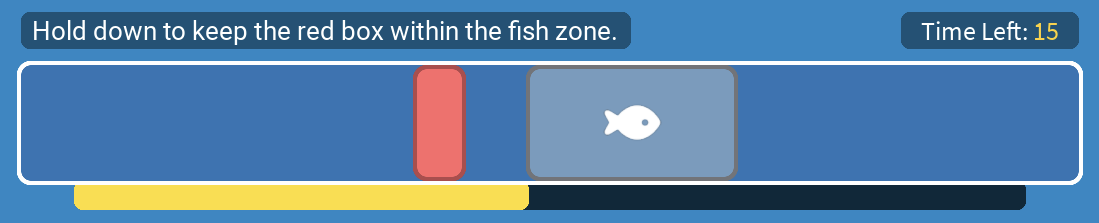
#> input picture img_source/sampleimg.png, 1099 x 223 px; its folder holds only this picture in this run
$ python img_processor.py   (older library calls are emulated)
#> lines starting #> are read from the running program, lines starting #| are printed output that depends on the picture; after the words box and inside, x2 and y2 are one past the last pixel; in counts of white or black regions, pixels touching at a corner belong together
#!/usr/bin/env python3
import os
import sys
import argparse
import cv2
import numpy as np
from pathlib import Path
from tqdm import tqdm
from concurrent.futures import ProcessPoolExecutor, as_completed
from typing import List, Tuple, Dict, Callable, Optional, Union
from datetime import datetime


class ImageProcessor:
    """
    A class to process images with various CV-specific feature enhancement transformations.
    """

    def __init__(self, source_dir: str = "img_source", output_dir: str = "img_output"):
        """
        Initialize the image processor with source and output directories.

        Args:
            source_dir: Directory containing source images
            output_dir: Directory to save processed images
        """
        self.source_dir = Path(source_dir)

        # Create timestamped subfolder within output_dir
        timestamp = datetime.now().strftime("%Y%m%d_%H%M%S")
        self.output_dir = Path(output_dir) / f"processed_{timestamp}"
        self.output_dir.mkdir(exist_ok=True, parents=True)

        # Define supported image extensions
        self.supported_extensions = ['.jpg', '.jpeg', '.png', '.bmp', '.tiff']

        # Define transformation functions with their parameters
        self.transformations = {
            # Edge Detection Methods
            "canny_edges": lambda img: self._apply_canny(img, 50, 150),
            "canny_edges_tight": lambda img: self._apply_canny(img, 75, 200),
            "canny_edges_loose": lambda img: self._apply_canny(img, 25, 100),
            "sobel_edges": lambda img: self._apply_sobel(img),
            "laplacian_edges": lambda img: self._apply_laplacian(img),

            # Feature Enhancement
            "clahe_enhance": lambda img: self._apply_clahe(img),
            "adaptive_threshold": lambda img: self._apply_adaptive_threshold(img),
            "otsu_threshold": lambda img: self._apply_otsu_threshold(img),

            # Morphological Operations
            "dilate_features": lambda img: self._apply_morphology(img, cv2.MORPH_DILATE),
            "erode_features": lambda img: self._apply_morphology(img, cv2.MORPH_ERODE),
            "open_features": lambda img: self._apply_morphology(img, cv2.MORPH_OPEN),
            "close_features": lambda img: self._apply_morphology(img, cv2.MORPH_CLOSE),
            "tophat_features": lambda img: self._apply_morphology(img, cv2.MORPH_TOPHAT),

            # Corner and Blob Enhancement
            "corner_enhance": lambda img: self._enhance_corners(img),
            "blob_enhance": lambda img: self._enhance_blobs(img),

            # Advanced Edge Detection
            "structured_edges": lambda img: self._structured_edge_detection(img),
            "ridge_detection": lambda img: self._detect_ridges(img),
        }

        # Define combinations of transformations for specific CV tasks
        self.combinations = {
            "feature_extraction": ["clahe_enhance", "structured_edges"],
            "blob_detection": ["clahe_enhance", "blob_enhance"],
            "corner_detection": ["clahe_enhance", "corner_enhance"],
            "edge_analysis": ["clahe_enhance", "canny_edges", "dilate_features"],
            "texture_analysis": ["clahe_enhance", "laplacian_edges", "adaptive_threshold"],
        }

        print(f"Output directory: {self.output_dir}")

    def _apply_canny(self, image: np.ndarray, low_threshold: int, high_threshold: int) -> np.ndarray:
        """Apply Canny edge detection with specified thresholds."""
        # Convert to grayscale if needed
        if len(image.shape) == 3:
            gray = cv2.cvtColor(image, cv2.COLOR_BGR2GRAY)
        else:
            gray = image

        # Apply Gaussian blur to reduce noise
        blurred = cv2.GaussianBlur(gray, (5, 5), 0)

        # Apply Canny edge detection
        edges = cv2.Canny(blurred, low_threshold, high_threshold)

        # Convert back to 3 channels for consistency
        return cv2.cvtColor(edges, cv2.COLOR_GRAY2BGR)

    def _apply_sobel(self, image: np.ndarray) -> np.ndarray:
        """Apply Sobel edge detection."""
        # Convert to grayscale if needed
        if len(image.shape) == 3:
            gray = cv2.cvtColor(image, cv2.COLOR_BGR2GRAY)
        else:
            gray = image

        # Apply Sobel in x and y directions
        sobelx = cv2.Sobel(gray, cv2.CV_64F, 1, 0, ksize=3)
        sobely = cv2.Sobel(gray, cv2.CV_64F, 0, 1, ksize=3)

        # Combine x and y gradients
        magnitude = np.sqrt(sobelx**2 + sobely**2)

        # Normalize to 0-255 range
        magnitude = np.uint8(255 * magnitude / np.max(magnitude))

        # Convert back to 3 channels
        return cv2.cvtColor(magnitude, cv2.COLOR_GRAY2BGR)

    def _apply_laplacian(self, image: np.ndarray) -> np.ndarray:
        """Apply Laplacian edge detection."""
        # Convert to grayscale if needed
        if len(image.shape) == 3:
            gray = cv2.cvtColor(image, cv2.COLOR_BGR2GRAY)
        else:
            gray = image

        # Apply Gaussian blur to reduce noise
        blurred = cv2.GaussianBlur(gray, (3, 3), 0)

        # Apply Laplacian
        laplacian = cv2.Laplacian(blurred, cv2.CV_64F)

        # Convert to absolute values and scale
        laplacian = np.uint8(np.absolute(laplacian))

        # Convert back to 3 channels
        return cv2.cvtColor(laplacian, cv2.COLOR_GRAY2BGR)

    def _apply_clahe(self, image: np.ndarray) -> np.ndarray:
        """Apply CLAHE (Contrast Limited Adaptive Histogram Equalization)."""
        # Convert to LAB color space
        lab = cv2.cvtColor(image, cv2.COLOR_BGR2LAB)
        l, a, b = cv2.split(lab)

        # Create CLAHE object
        clahe = cv2.createCLAHE(clipLimit=2.0, tileGridSize=(8,8))

        # Apply CLAHE to L channel
        l = clahe.apply(l)

        # Merge channels and convert back to BGR
        lab = cv2.merge((l, a, b))
        return cv2.cvtColor(lab, cv2.COLOR_LAB2BGR)

    def _apply_adaptive_threshold(self, image: np.ndarray) -> np.ndarray:
        """Apply adaptive thresholding."""
        # Convert to grayscale if needed
        if len(image.shape) == 3:
            gray = cv2.cvtColor(image, cv2.COLOR_BGR2GRAY)
        else:
            gray = image

        # Apply adaptive threshold
        thresh = cv2.adaptiveThreshold(
            gray, 255, cv2.ADAPTIVE_THRESH_GAUSSIAN_C,
            cv2.THRESH_BINARY, 11, 2
        )

        # Convert back to 3 channels
        return cv2.cvtColor(thresh, cv2.COLOR_GRAY2BGR)

    def _apply_otsu_threshold(self, image: np.ndarray) -> np.ndarray:
        """Apply Otsu's thresholding."""
        # Convert to grayscale if needed
        if len(image.shape) == 3:
            gray = cv2.cvtColor(image, cv2.COLOR_BGR2GRAY)
        else:
            gray = image

        # Apply Gaussian blur
        blurred = cv2.GaussianBlur(gray, (5, 5), 0)

        # Apply Otsu's thresholding
        _, thresh = cv2.threshold(
            blurred, 0, 255, cv2.THRESH_BINARY + cv2.THRESH_OTSU
        )

        # Convert back to 3 channels
        return cv2.cvtColor(thresh, cv2.COLOR_GRAY2BGR)

    def _apply_morphology(self, image: np.ndarray, operation: int) -> np.ndarray:
        """Apply morphological operation."""
        # Convert to grayscale if needed
        if len(image.shape) == 3:
            gray = cv2.cvtColor(image, cv2.COLOR_BGR2GRAY)
        else:
            gray = image

        # Create kernel
        kernel = np.ones((5,5), np.uint8)

        # Apply morphological operation
        result = cv2.morphologyEx(gray, operation, kernel)

        # Convert back to 3 channels
        return cv2.cvtColor(result, cv2.COLOR_GRAY2BGR)

    def _enhance_corners(self, image: np.ndarray) -> np.ndarray:
        """Enhance corners using Harris corner detection."""
        # Convert to grayscale if needed
        if len(image.shape) == 3:
            gray = cv2.cvtColor(image, cv2.COLOR_BGR2GRAY)
        else:
            gray = image

        # Detect corners
        corners = cv2.cornerHarris(gray, 2, 3, 0.04)

        # Dilate corner detections
        corners = cv2.dilate(corners, None)

        # Create output image
        result = image.copy()
        result[corners > 0.01 * corners.max()] = [0, 0, 255]  # Mark corners in red

        return result

    def _enhance_blobs(self, image: np.ndarray) -> np.ndarray:
        """Enhance blob-like structures."""
        # Convert to grayscale if needed
        if len(image.shape) == 3:
            gray = cv2.cvtColor(image, cv2.COLOR_BGR2GRAY)
        else:
            gray = image

        # Set up blob detector parameters
        params = cv2.SimpleBlobDetector_Params()
        params.minThreshold = 10
        params.maxThreshold = 200
        params.filterByArea = True
        params.minArea = 100

        # Create blob detector
        detector = cv2.SimpleBlobDetector_create(params)

        # Detect blobs
        keypoints = detector.detect(gray)

        # Draw blobs
        result = cv2.drawKeypoints(image, keypoints, np.array([]),
                                 (0,0,255),
                                 cv2.DRAW_MATCHES_FLAGS_DRAW_RICH_KEYPOINTS)

        return result

    def _structured_edge_detection(self, image: np.ndarray) -> np.ndarray:
        """Enhanced edge detection combining multiple methods."""
        # Convert to grayscale if needed
        if len(image.shape) == 3:
            gray = cv2.cvtColor(image, cv2.COLOR_BGR2GRAY)
        else:
            gray = image

        # Apply Gaussian blur
        blurred = cv2.GaussianBlur(gray, (3, 3), 0)

        # Compute gradients using Sobel
        grad_x = cv2.Sobel(blurred, cv2.CV_64F, 1, 0, ksize=3)
        grad_y = cv2.Sobel(blurred, cv2.CV_64F, 0, 1, ksize=3)

        # Compute gradient magnitude and direction
        magnitude = np.sqrt(grad_x**2 + grad_y**2)
        direction = np.arctan2(grad_y, grad_x)

        # Non-maximum suppression
        magnitude = cv2.convertScaleAbs(magnitude)

        # Apply double thresholding
        high_thresh = np.percentile(magnitude, 90)
        low_thresh = high_thresh * 0.5

        edges = cv2.Canny(blurred, low_thresh, high_thresh)

        # Convert back to 3 channels
        return cv2.cvtColor(edges, cv2.COLOR_GRAY2BGR)

    def _detect_ridges(self, image: np.ndarray) -> np.ndarray:
        """Detect ridge-like structures using eigenvalues of Hessian matrix."""
        # Convert to grayscale if needed
        if len(image.shape) == 3:
            gray = cv2.cvtColor(image, cv2.COLOR_BGR2GRAY)
        else:
            gray = image

        # Compute Hessian matrix components
        sobelxx = cv2.Sobel(gray, cv2.CV_64F, 2, 0, ksize=3)
        sobelyy = cv2.Sobel(gray, cv2.CV_64F, 0, 2, ksize=3)
        sobelxy = cv2.Sobel(gray, cv2.CV_64F, 1, 1, ksize=3)

        # Compute eigenvalues
        lambda1 = 0.5 * (sobelxx + sobelyy + np.sqrt((sobelxx - sobelyy)**2 + 4*sobelxy**2))
        lambda2 = 0.5 * (sobelxx + sobelyy - np.sqrt((sobelxx - sobelyy)**2 + 4*sobelxy**2))

        # Ridge measure
        ridgeness = np.abs(lambda2)

        # Normalize to 0-255 range
        ridgeness = np.uint8(255 * ridgeness / np.max(ridgeness))

        # Convert back to 3 channels
        return cv2.cvtColor(ridgeness, cv2.COLOR_GRAY2BGR)

    def get_source_images(self) -> List[Path]:
        """Get all valid image files from the source directory."""
        image_files = []
        for ext in self.supported_extensions:
            image_files.extend(self.source_dir.glob(f"*{ext}"))
            image_files.extend(self.source_dir.glob(f"*{ext.upper()}"))
        return image_files

    def process_image(self, image_path: Path, transformations: List[str]) -> None:
        """Process a single image with the specified transformations."""
        try:
            # Read the image
            image = cv2.imread(str(image_path))
            if image is None:
                print(f"Warning: Could not read image {image_path}")
                return

            # Apply transformations in sequence
            processed_image = image.copy()
            for transform_name in transformations:
                if transform_name in self.transformations:
                    processed_image = self.transformations[transform_name](processed_image)
                elif transform_name in self.combinations:
                    # Apply combination of transformations
                    for sub_transform in self.combinations[transform_name]:
                        processed_image = self.transformations[sub_transform](processed_image)
                else:
                    print(f"Warning: Unknown transformation '{transform_name}'")

            # Generate output filename
            stem = image_path.stem
            suffix = image_path.suffix
            transform_suffix = "_".join(transformations)
            output_filename = f"{stem}_{transform_suffix}{suffix}"
            output_path = self.output_dir / output_filename

            # Save the processed image
            cv2.imwrite(str(output_path), processed_image)

        except Exception as e:
            print(f"Error processing {image_path}: {str(e)}")

    def process_all(self, transformations: List[str] = None, combinations: List[str] = None,
                   workers: int = 1) -> None:
        """Process all images with specified transformations."""
        image_files = self.get_source_images()
        if not image_files:
            print(f"No images found in {self.source_dir}")
            return

        # Determine which transformations to apply
        transforms_to_apply = []

        # Add individual transformations
        if transformations:
            for t in transformations:
                if t in self.transformations:
                    transforms_to_apply.append([t])
                else:
                    print(f"Warning: Unknown transformation '{t}'")

        # Add combinations
        if combinations:
            for c in combinations:
                if c in self.combinations:
                    transforms_to_apply.append([c])
                else:
                    print(f"Warning: Unknown combination '{c}'")

        # If no transformations specified, apply all individual transformations
        if not transforms_to_apply:
            transforms_to_apply = [[t] for t in self.transformations.keys()]

        # Create tasks list
        tasks = []
        for img_path in image_files:
            for transform_list in transforms_to_apply:
                tasks.append((img_path, transform_list))

        # Process images with progress bar
        with tqdm(total=len(tasks), desc="Processing images") as pbar:
            if workers > 1:
                with ProcessPoolExecutor(max_workers=workers) as executor:
                    futures = []
                    for img_path, transform_list in tasks:
                        future = executor.submit(self.process_image, img_path, transform_list)
                        futures.append(future)

                    for future in as_completed(futures):
                        pbar.update(1)
            else:
                for img_path, transform_list in tasks:
                    self.process_image(img_path, transform_list)
                    pbar.update(1)

    def list_transformations(self) -> None:
        """Print all available transformations and combinations."""
        print("\nAvailable individual transformations:")

        # Group transformations by category
        categories = {
            "Edge Detection": ["canny_edges", "canny_edges_tight", "canny_edges_loose",
                             "sobel_edges", "laplacian_edges", "structured_edges", "ridge_detection"],
            "Feature Enhancement": ["clahe_enhance", "adaptive_threshold", "otsu_threshold"],
            "Morphological Operations": ["dilate_features", "erode_features", "open_features",
                                       "close_features", "tophat_features"],
            "Feature Detection": ["corner_enhance", "blob_enhance"]
        }

        for category, transforms in categories.items():
            print(f"\n{category}:")
            for name in sorted(transforms):
                if name in self.transformations:
                    print(f"  - {name}")

        print("\nAvailable combination transformations:")
        for name, transforms in sorted(self.combinations.items()):
            print(f"  - {name}: {', '.join(transforms)}")


def main():
    """Main entry point for the CLI."""
    parser = argparse.ArgumentParser(
        description="Process images with CV-specific feature enhancement transformations",
        formatter_class=argparse.RawDescriptionHelpFormatter,
        epilog="""
Examples:
  # Apply all transformations to all images
  python img_processor.py

  # Apply specific transformations
  python img_processor.py --transform canny_edges clahe_enhance

  # Apply a combination
  python img_processor.py --combo feature_extraction

  # List available transformations
  python img_processor.py --list

  # Process with multiple worker processes
  python img_processor.py --workers 4
"""
    )

    parser.add_argument("-s", "--source", default="img_source",
                        help="Source directory containing images (default: img_source)")
    parser.add_argument("-o", "--output", default="img_output",
                        help="Output directory for processed images (default: img_output)")
    parser.add_argument("-t", "--transform", nargs="+", metavar="TRANSFORM",
                        help="Apply specific transformations")
    parser.add_argument("-c", "--combo", nargs="+", metavar="COMBO",
                        help="Apply specific combination transformations")
    parser.add_argument("-w", "--workers", type=int, default=1,
                        help="Number of worker processes (default: 1)")
    parser.add_argument("-l", "--list", action="store_true",
                        help="List available transformations and exit")

    args = parser.parse_args()

    # Create processor
    processor = ImageProcessor(args.source, args.output)

    # List transformations if requested
    if args.list:
        processor.list_transformations()
        return

    # Process images
    processor.process_all(args.transform, args.combo, args.workers)
#> in process_image, image is the input picture: shape (223, 1099, 3); mean B, G, R 166.9, 128.7, 86.9
#> the loop in process_image, `for transform_name in transformations:` made 1 pass
#> pass 1, in _apply_canny, `gray = cv2.cvtColor(image, cv2.COLOR_BGR2GRAY)`:
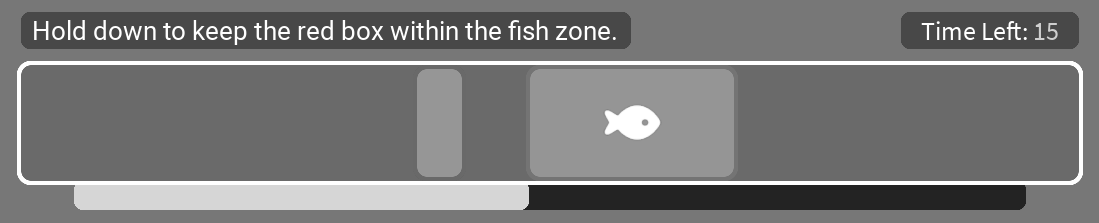
#> gray: shape (223, 1099); min 35, max 255, mean 120.4
#> pass 1, in _apply_canny, `blurred = cv2.GaussianBlur(gray, (5, 5), 0)`:
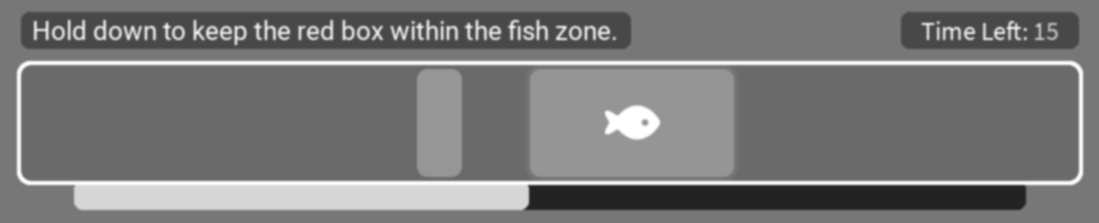
#> blurred: shape (223, 1099); min 35, max 255, mean 120.4
#> pass 1, in _apply_canny, `edges = cv2.Canny(blurred, low_threshold, high_threshold)`:
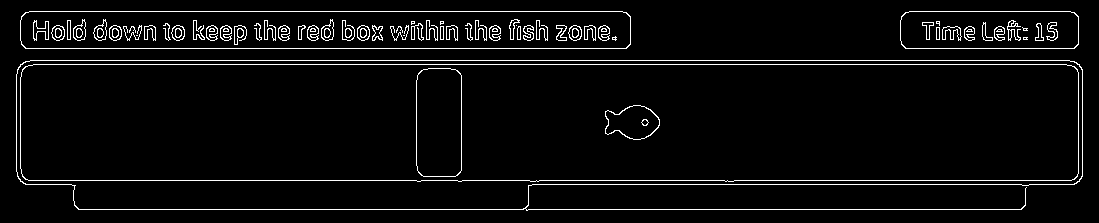
#> edges: shape (223, 1099); 4.5% white in thin lines or dots, all inside (x1, y1, x2, y2) = (16, 11, 1083, 211)


if __name__ == "__main__":
    main()
